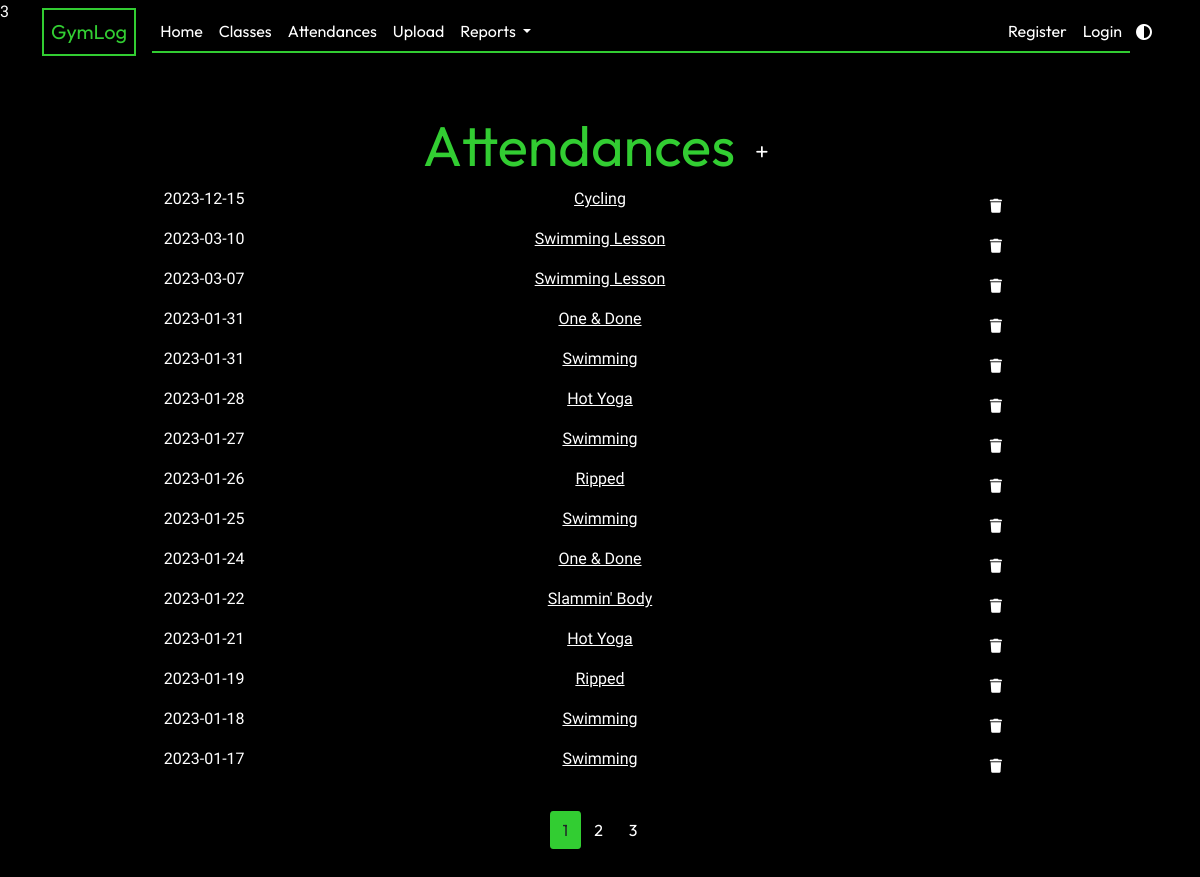
The app's page /attendances, older data.
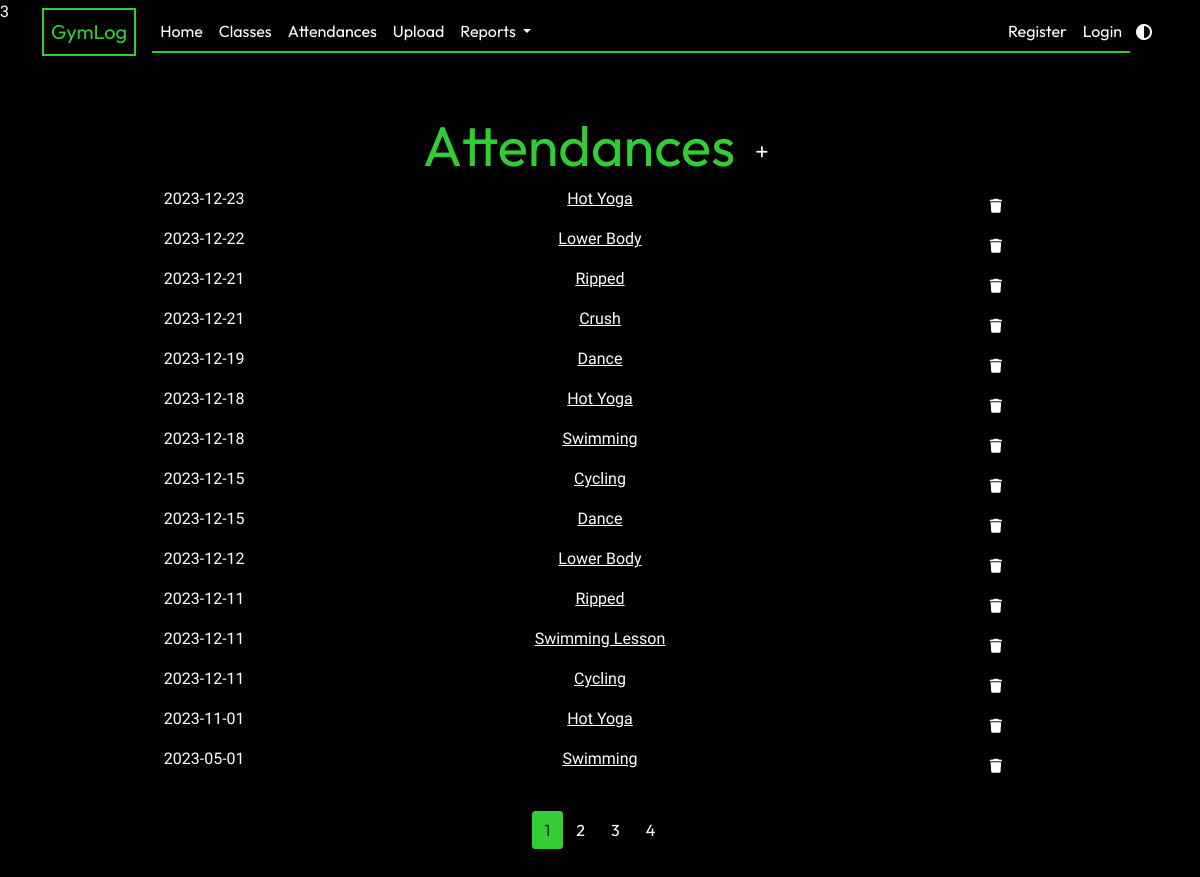
The same page, newer data.
### app/models.py (models this page shows, shortened)
class Attendance(db.Model):
    id = db.Column(db.Integer, primary_key=True)
    class_id = db.Column(db.Integer, db.ForeignKey("gym_class.id"), nullable=False)
    date_attended = db.Column(db.Date, nullable=False, default=date.today)

class GymClass(db.Model):
    id = db.Column(db.Integer, primary_key=True)
    name = db.Column(db.String(20), unique=True, nullable=False)
    class_type = db.Column(db.String(3), default="Workout")
    attendance_list = db.relationship("Attendance", backref="class_taken", lazy=True)

### app/attendances/routes.py (the view)
@attendances.route("/attendances")
def show_attendances():
    page = request.args.get("page", 1, type=int)
    attendance_list = Attendance.query.order_by(
        Attendance.date_attended.desc()
    ).paginate(page=page, per_page=15)
    return render_template(
        "attendances.html", title="Attendances", attendance_list=attendance_list
    )

### app/templates/attendances.html (shortened to what this page needs)
{% extends "layout.html" %} {% block content %}
<div class="text-center mt-2">
  <h1 class="display-4">
    Attendances
    <a
      href="{{ url_for('attendances.new_attendance') }}"
      class="btn btn-sm btn-add"
      ><i class="fa-solid fa-plus"></i
    ></a>
  </h1>
</div>
<div class="row text-center">
  {% for a in attendance_list %}
  <div class="col-2">
    <p>{{ a.date_attended.strftime('%Y-%m-%d') }}</p>
  </div>
  <div class="col-8">
    <p>
      <a
        class="class-link"
        href="{{ url_for('classes.show_class', class_id=a.class_id) }}"
        >{{ a.class_taken.name }}</a
      >
    </p>
  </div>
  <div class="col-2">
    <button
      type="button"
      class="btn btn-other btn-sm m-1"
      data-bs-toggle="modal"
      data-bs-target="#deleteModal">
      <i class="fa-solid fa-trash"></i>
    </button>
  </div>
  {% endfor %}
</div>
<nav class="mt-4">
  <ul class="pagination justify-content-center">
    {% for page_num in attendance_list.iter_pages(left_edge=1, right_edge=1,
    left_current=1, right_current=2) %} {% if page_num %} {% if
    attendance_list.page == page_num %}
    <li>
      <a
        class="btn btn-current mb-4"
        href="{{ url_for('attendances.show_attendances', page=page_num) }}"
        >{{ page_num }}</a
      >
    </li>
    {% else %}
    <li>
      <a
        class="btn btn-other mb-4"
        href="{{ url_for('attendances.show_attendances', page=page_num) }}"
        >{{ page_num }}</a
      >
    </li>
    {% endif %} {% else %} ... {% endif %} {% endfor %}
  </ul>
</nav>
{% endblock content %}

Row changes from the older to the newer data that the page shows:
no longer on this page (row unchanged): Attendance: date_attended "2023-03-10", class_taken.name "Swimming Lesson"
no longer on this page (row unchanged): Attendance: date_attended "2023-03-07", class_taken.name "Swimming Lesson"
no longer on this page (row unchanged): Attendance: date_attended "2023-01-31", class_taken.name "One & Done"
no longer on this page (row unchanged): Attendance: date_attended "2023-01-31", class_taken.name "Swimming"
no longer on this page (row unchanged): Attendance: date_attended "2023-01-28", class_taken.name "Hot Yoga"
no longer on this page (row unchanged): Attendance: date_attended "2023-01-27", class_taken.name "Swimming"
no longer on this page (row unchanged): Attendance: date_attended "2023-01-26", class_taken.name "Ripped"
no longer on this page (row unchanged): Attendance: date_attended "2023-01-25", class_taken.name "Swimming"
no longer on this page (row unchanged): Attendance: date_attended "2023-01-24", class_taken.name "One & Done"
no longer on this page (row unchanged): Attendance: date_attended "2023-01-22", class_taken.name "Slammin' Body"
no longer on this page (row unchanged): Attendance: date_attended "2023-01-21", class_taken.name "Hot Yoga"
no longer on this page (row unchanged): Attendance: date_attended "2023-01-19", class_taken.name "Ripped"
no longer on this page (row unchanged): Attendance: date_attended "2023-01-18", class_taken.name "Swimming"
no longer on this page (row unchanged): Attendance: date_attended "2023-01-17", class_taken.name "Swimming"
added Attendance: date_attended "2023-12-23", class_taken.name "Hot Yoga"
added Attendance: date_attended "2023-12-22", class_taken.name "Lower Body"
added Attendance: date_attended "2023-12-21", class_taken.name "Ripped"
added Attendance: date_attended "2023-12-21", class_taken.name "Crush"
added Attendance: date_attended "2023-12-19", class_taken.name "Dance"
added Attendance: date_attended "2023-12-18", class_taken.name "Hot Yoga"
added Attendance: date_attended "2023-12-18", class_taken.name "Swimming"
added Attendance: date_attended "2023-12-15", class_taken.name "Dance"
added Attendance: date_attended "2023-12-12", class_taken.name "Lower Body"
added Attendance: date_attended "2023-12-11", class_taken.name "Ripped"
added Attendance: date_attended "2023-12-11", class_taken.name "Swimming Lesson"
added Attendance: date_attended "2023-12-11", class_taken.name "Cycling"
added Attendance: date_attended "2023-11-01", class_taken.name "Hot Yoga"
added Attendance: date_attended "2023-05-01", class_taken.name "Swimming"
Text that changed along with them:
new list line: "4"
